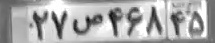
%> input picture Binarization Methods/0-MyCodes/nonuniform/p (1).jpg, 215 x 43 px
$ octave myAdaptiveThrwsholding.m   (GNU Octave 9; MATLAB toolbox functions it lacks are replaced by stand-ins)
%> lines starting %> are read from the running program, lines starting %| are printed output that depends on the picture; in (x1, y1, x2, y2) boxes, pixels count from 0 and x2, y2 are one past the last pixel; in counts of white or black regions, pixels touching at a corner belong together; the program's own positions count from 1
close all,clear all ;clc
I=imread('p (1).jpg');
%> I is the input picture: size 43x215x3 uint8; min 0, max 255, mean 171.9
ws=30;C=0.03;

[m n]=size(I);
%> m = 43; n = 645
I=imresize(I,[80,500]);
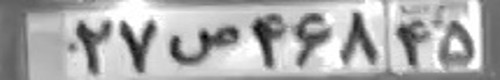
%> I: size 80x500x3 uint8; min 0, max 255, mean 171.8
I=rgb2gray(I);
%> I: size 80x500 uint8

subplot(2,1,1),imshow(I);title('original image'); % subplot(2,1,1);imshow(I)
I=wiener2(I,[5 5]);
IM=mat2gray(I);
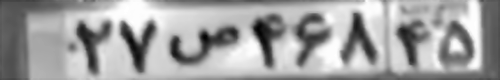
%> IM: size 80x500 double; min 0, max 1, mean 0.635
% figure,imshow(I),title('IM');

mIM=imfilter(IM,fspecial('average',ws),'replicate');
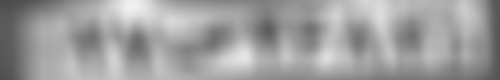
%> mIM: size 80x500 double; min 0.296, max 0.947, mean 0.625
% figure,imshow(mIM),title('mIM');

sIM=mIM-IM-C;
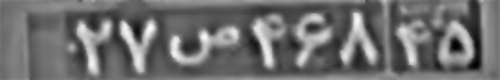
%> sIM: size 80x500 double; min -0.475, max 0.523, mean -0.0402; drawn with min black and max white
% figure,imshow(sIM),title('sIM');

bw=im2bw(sIM,0);
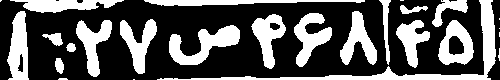
%> bw: size 80x500 logical; 34.4% white; 26 white regions (8 under 20 px), largest, box (x1, y1, x2, y2) and area: (157, 0, 496, 80) 2162, (169, 25, 240, 65) 1286, (7, 11, 29, 80) 1027
bw=imcomplement(bw);
subplot(2,1,2),imshow(bw),title('bw')
